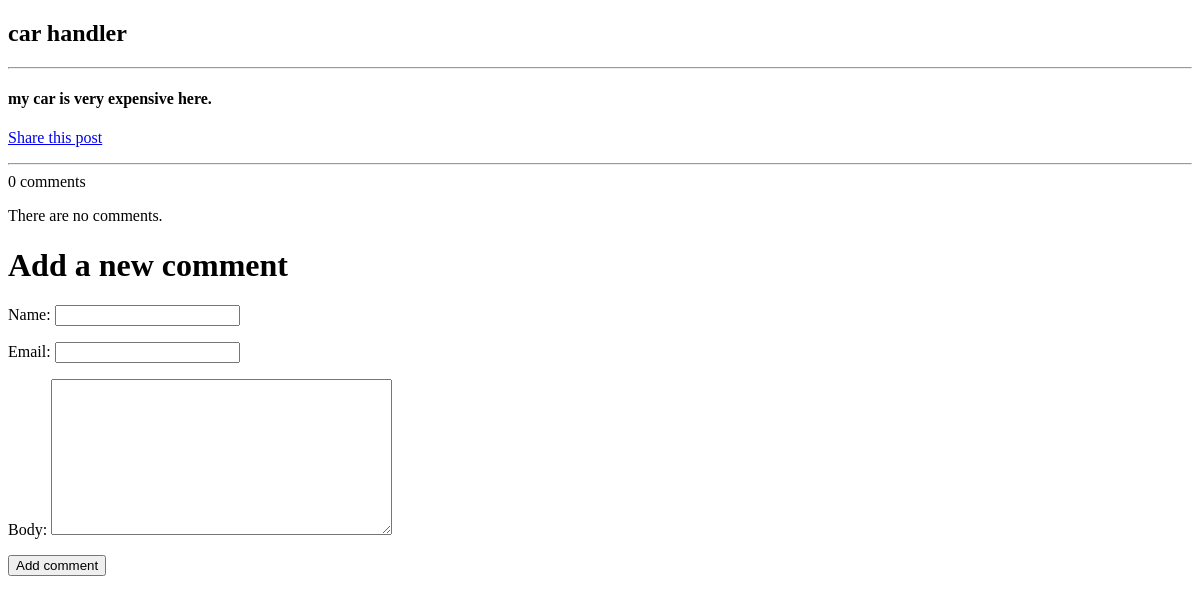
The page /blog/2023/3/4/car-handler/ on the database as committed earlier.
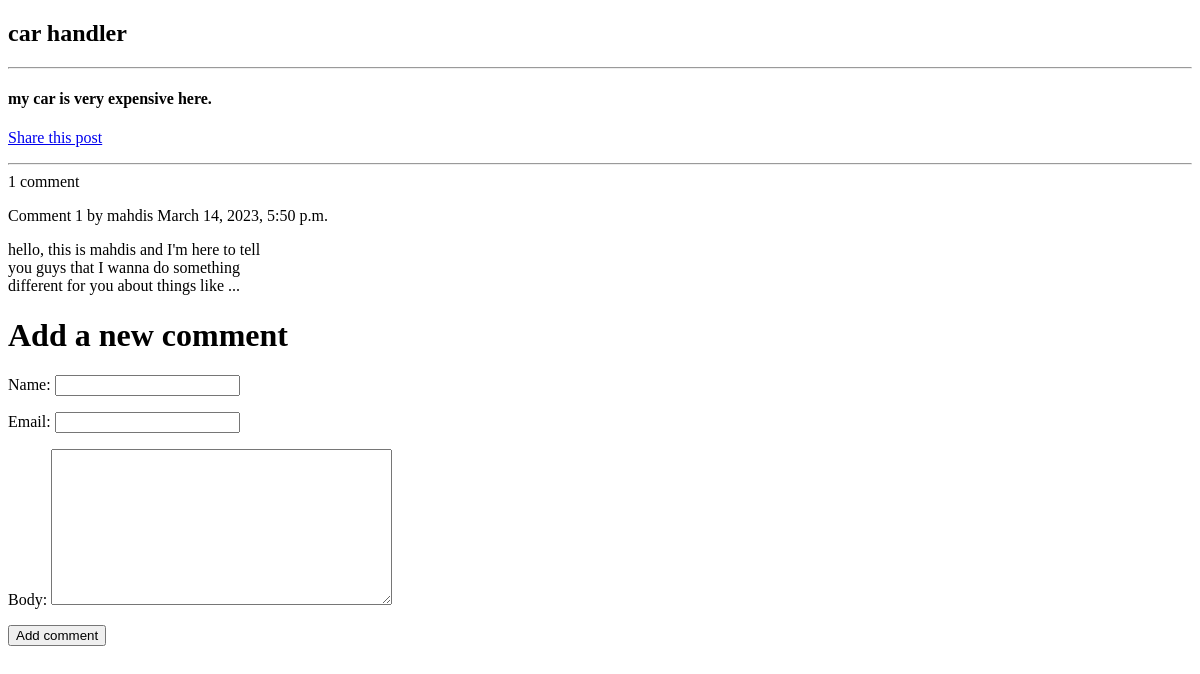
The same page on the database as committed later.
### blog/models.py (models this page shows, shortened)
class Post(models.Model):
    class Status(models.TextChoices):
        DRAFT = "DF", "Draft"
        PUBLISHED = "PB", "Published"
    title = models.CharField(max_length=250)
    slug = models.SlugField(max_length=250,
                            unique_for_date="publish")
    author = models.ForeignKey(settings.AUTH_USER_MODEL,
                              on_delete=models.CASCADE,
                              related_name="blog_posts")
    body = models.TextField()
    publish = models.DateTimeField(default=timezone.now)
    status = models.CharField(max_length=2,
                             choices=Status.choices,
                             default=Status.DRAFT)
    tags = TaggableManager()     # taggit third-party feature
    datetime_created = models.DateTimeField(auto_now_add=True)
    datetime_modified = models.DateTimeField(auto_now=True)
    objects = models.Manager() # The default manager
    published = PublishedManager() # Our custom manager
    class Meta:
        ordering = ["-publish"]
        indexes = [
            models.Index(fields=["-publish"])
        ]

class Comment(models.Model):
    post = models.ForeignKey(Post,
                            on_delete=models.CASCADE,
                            related_name="comments")
    name = models.CharField(max_length=80)
    email = models.EmailField()
    body = models.TextField()
    active = models.BooleanField(default=True)
    datetime_created = models.DateTimeField(auto_now_add=True)
    datetime_modified = models.DateTimeField(auto_now=True)
    class Meta:
        ordering = ["datetime_created"]
        indexes = [
            models.Index(fields=["datetime_created"]),
        ]

### blog/views.py (the view)
def post_detail_view(request, year, month, day, post):
    post = get_object_or_404(Post, status=Post.Status.PUBLISHED,
                            slug=post,
                            publish__year=year,
                            publish__month=month,
                            publish__day=day)
    comments = post.comments.filter(active=True)
    form = CommentForm()
    return render(request,
                 "blog/post_detail.html",
                 {"post": post,
                  "comments": comments,
                  "form": form})

### blog/forms.py
class CommentForm(forms.ModelForm):
    class Meta:
        model = Comment
        fields = ["name", "email", "body"]

### blog/templates/blog/post_detail.html (shortened to what this page needs)
{% extends '_base.html' %}
{% block content %}
    <h2>{{ post.title }}</h2><hr>
    <h4>{{ post.body }}</h4>
    <p>
        <a href="{% url 'blog:post_share' post.id %}">
            Share this post
        </a>
    </p>
    <hr>
    {% with comments.count as total_comments %}
        {{ total_comments }} comment{{ total_comments|pluralize }}
    {% endwith %}
    {% for comment in comments %}
        <div class="comment">
            <p class="info">
                Comment {{ forloop.counter }} by {{ comment.name }}
                {{ comment.datetime_created }}
            </p>
            {{ comment.body|linebreaks }}
        </div>
        {% empty %}
            <p>There are no comments.</p>
    {% endfor %}
    {% include "comment_form.html" %}
{% endblock content %}

### templates/_base.html (shortened to what this page needs)
<!DOCTYPE html>
<html lang="en">
<head>
</head>
<body>
    {% block content %}
    {% endblock content %}
</body>
</html>

### templates/comment_form.html (shortened to what this page needs)
<h1>Add a new comment</h1>
<form action="{% url 'blog:post_comment' post.id %}" method="post">
    {{ form.as_p }}
    <p>
        <input type="submit" value="Add comment">
    </p>
</form>

Rows that differ between the two databases and show on the page:
added Comment: name "mahdis", datetime_created "March 14, 2023, 5:50 p.m.", body "hello, this is mahdis and I'm here to tell you guys that I wanna do something different for you about things like ..."
Other text that changed with them:
{{ total_comments }}: "0" → "1"
text no longer shown: "There are no comments."
